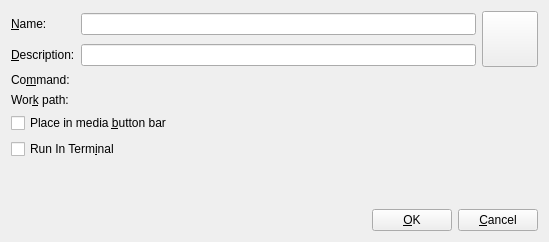
<ui version="4.0" >
 <class>ToolProperties</class>
 <widget class="QWidget" name="ToolProperties" >
  <property name="geometry" >
   <rect>
    <x>0</x>
    <y>0</y>
    <width>549</width>
    <height>242</height>
   </rect>
  </property>
  <property name="windowTitle" >
   <string>Tool Properties</string>
  </property>
  <layout class="QVBoxLayout" >
   <property name="margin" >
    <number>11</number>
   </property>
   <property name="spacing" >
    <number>6</number>
   </property>
   <item>
    <layout class="QGridLayout" >
     <property name="margin" >
      <number>0</number>
     </property>
     <property name="spacing" >
      <number>6</number>
     </property>
     <item row="2" column="1" colspan="2" >
      <widget class="KUrlRequester" name="commandUrl" />
     </item>
     <item row="0" column="0" >
      <widget class="QLabel" name="nameLabel" >
       <property name="text" >
        <string>&amp;Name:</string>
       </property>
       <property name="wordWrap" >
        <bool>false</bool>
       </property>
       <property name="buddy" >
        <cstring>nameEdit</cstring>
       </property>
      </widget>
     </item>
     <item row="3" column="1" colspan="2" >
      <widget class="KUrlRequester" name="workPathUrl" />
     </item>
     <item row="0" column="1" >
      <widget class="QLineEdit" name="nameEdit" />
     </item>
     <item row="3" column="0" >
      <widget class="QLabel" name="workPathLabel" >
       <property name="text" >
        <string>Wor&amp;k path:</string>
       </property>
       <property name="wordWrap" >
        <bool>false</bool>
       </property>
       <property name="buddy" >
        <cstring>workPathUrl</cstring>
       </property>
      </widget>
     </item>
     <item row="1" column="1" >
      <widget class="QLineEdit" name="descriptionEdit" />
     </item>
     <item rowspan="2" row="0" column="2" >
      <widget class="KIconButton" name="iconButton" >
       <property name="sizePolicy" >
        <sizepolicy>
         <hsizetype>1</hsizetype>
         <vsizetype>1</vsizetype>
         <horstretch>0</horstretch>
         <verstretch>0</verstretch>
        </sizepolicy>
       </property>
       <property name="minimumSize" >
        <size>
         <width>56</width>
         <height>56</height>
        </size>
       </property>
       <property name="text" >
        <string/>
       </property>
       <property name="iconSize" >
        <number>48</number>
       </property>
       <property name="strictIconSize" >
        <bool>true</bool>
       </property>
      </widget>
     </item>
     <item row="1" column="0" >
      <widget class="QLabel" name="descriptionLabel" >
       <property name="text" >
        <string>&amp;Description:</string>
       </property>
       <property name="wordWrap" >
        <bool>false</bool>
       </property>
       <property name="buddy" >
        <cstring>descriptionEdit</cstring>
       </property>
      </widget>
     </item>
     <item row="2" column="0" >
      <widget class="QLabel" name="commandLabel" >
       <property name="text" >
        <string>Co&amp;mmand:</string>
       </property>
       <property name="wordWrap" >
        <bool>false</bool>
       </property>
       <property name="buddy" >
        <cstring>commandUrl</cstring>
       </property>
      </widget>
     </item>
    </layout>
   </item>
   <item>
    <widget class="QCheckBox" name="mediaMenuCheckBox" >
     <property name="text" >
      <string>Place in media &amp;button bar</string>
     </property>
     <property name="shortcut" >
      <string>Alt+B</string>
     </property>
    </widget>
   </item>
   <item>
    <widget class="QCheckBox" name="runInTerminalCheckBox" >
     <property name="text" >
      <string>Run In Term&amp;inal</string>
     </property>
     <property name="shortcut" >
      <string>Alt+I</string>
     </property>
    </widget>
   </item>
   <item>
    <spacer>
     <property name="orientation" >
      <enum>Qt::Vertical</enum>
     </property>
     <property name="sizeType" >
      <enum>QSizePolicy::Expanding</enum>
     </property>
     <property name="sizeHint" >
      <size>
       <width>20</width>
       <height>20</height>
      </size>
     </property>
    </spacer>
   </item>
   <item>
    <layout class="QHBoxLayout" >
     <property name="margin" >
      <number>0</number>
     </property>
     <property name="spacing" >
      <number>6</number>
     </property>
     <item>
      <spacer>
       <property name="orientation" >
        <enum>Qt::Horizontal</enum>
       </property>
       <property name="sizeType" >
        <enum>QSizePolicy::Expanding</enum>
       </property>
       <property name="sizeHint" >
        <size>
         <width>40</width>
         <height>20</height>
        </size>
       </property>
      </spacer>
     </item>
     <item>
      <widget class="KPushButton" name="okButton" >
       <property name="text" >
        <string>&amp;OK</string>
       </property>
       <property name="shortcut" >
        <string>Alt+O</string>
       </property>
       <property name="stdItem" stdset="0" >
        <number>1</number>
       </property>
      </widget>
     </item>
     <item>
      <widget class="KPushButton" name="cancelButton" >
       <property name="text" >
        <string>&amp;Cancel</string>
       </property>
       <property name="shortcut" >
        <string>Alt+A</string>
       </property>
       <property name="stdItem" stdset="0" >
        <number>2</number>
       </property>
      </widget>
     </item>
    </layout>
   </item>
  </layout>
 </widget>
 <layoutdefault spacing="6" margin="11" />
 <pixmapfunction>qPixmapFromMimeSource</pixmapfunction>
 <customwidgets>
  <customwidget>
   <class>KPushButton</class>
   <extends>QPushButton</extends>
   <header>kpushbutton.h</header>
  </customwidget>
  <customwidget>
   <class>KIconButton</class>
   <extends>QPushButton</extends>
   <header>kicondialog.h</header>
  </customwidget>
  <customwidget>
   <class>KUrlRequester</class>
   <extends>QWidget</extends>
   <header>kurlrequester.h</header>
   <container>1</container>
  </customwidget>
 </customwidgets>
 <tabstops>
  <tabstop>nameEdit</tabstop>
  <tabstop>descriptionEdit</tabstop>
  <tabstop>iconButton</tabstop>
  <tabstop>commandUrl</tabstop>
  <tabstop>workPathUrl</tabstop>
  <tabstop>mediaMenuCheckBox</tabstop>
  <tabstop>okButton</tabstop>
  <tabstop>cancelButton</tabstop>
 </tabstops>
 <includes>
  <include location="local" >kurlrequester.h</include>
  <include location="local" >klineedit.h</include>
  <include location="local" >kpushbutton.h</include>
  <include location="local" >kurlrequester.h</include>
  <include location="local" >klineedit.h</include>
  <include location="local" >kpushbutton.h</include>
  <include location="local" >kicondialog.h</include>
  <include location="local" >kpushbutton.h</include>
  <include location="local" >kpushbutton.h</include>
 </includes>
 <resources/>
 <connections>
  <connection>
   <sender>okButton</sender>
   <signal>clicked()</signal>
   <receiver>ToolProperties</receiver>
   <slot>accept()</slot>
   <hints>
    <hint type="sourcelabel" >
     <x>20</x>
     <y>20</y>
    </hint>
    <hint type="destinationlabel" >
     <x>20</x>
     <y>20</y>
    </hint>
   </hints>
  </connection>
  <connection>
   <sender>cancelButton</sender>
   <signal>clicked()</signal>
   <receiver>ToolProperties</receiver>
   <slot>reject()</slot>
   <hints>
    <hint type="sourcelabel" >
     <x>20</x>
     <y>20</y>
    </hint>
    <hint type="destinationlabel" >
     <x>20</x>
     <y>20</y>
    </hint>
   </hints>
  </connection>
 </connections>
</ui>
